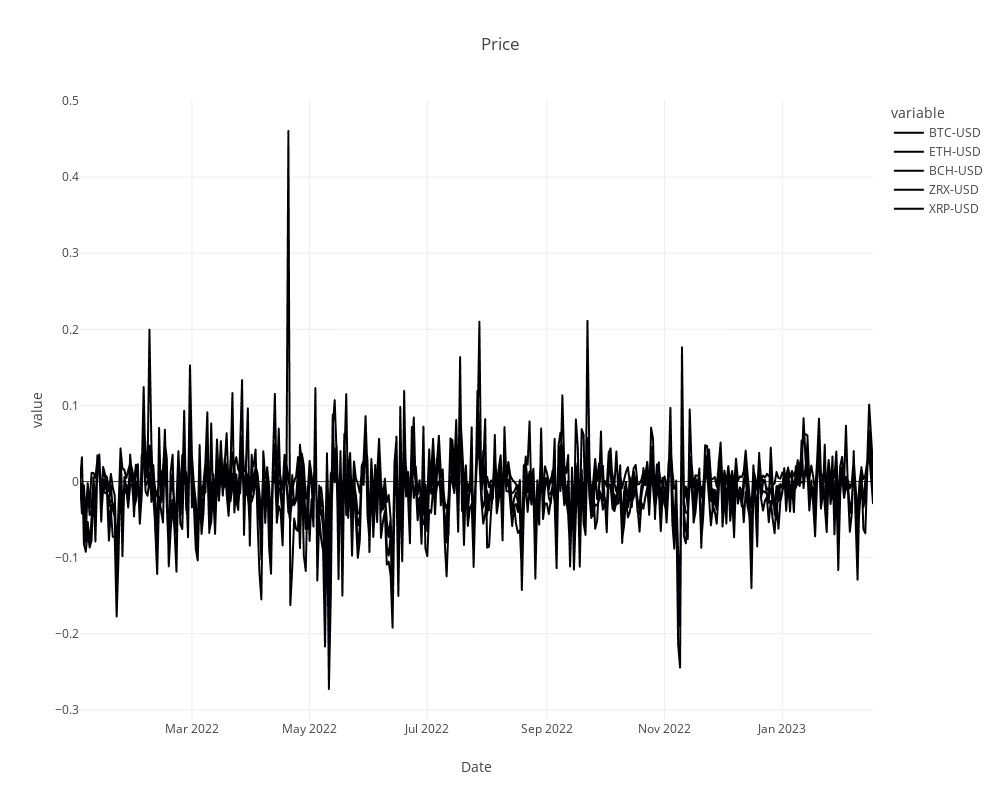

The code cell stored with this chart in its notebook:
### Code cell
import plotly.express as px

# make aa plotly line chart with two lines

fig = px.line(comb, x=comb.index, y=[
              'BTC-USD', 'ETH-USD', 'BCH-USD', 'ZRX-USD', 'XRP-USD'], title='Price')
# make fig higher and more narrow
fig.update_layout(height=800, width=1000)
# thicker lines
fig.update_traces(line=dict(width=2))

fig.show()

### Figure 1 — Plotly figure (JSON) as saved in the notebook; plotly's stock layout.template omitted (floating-point values rounded to 4 significant figures; data arrays with more than 128 entries replaced by an {"elided": "..."} marker saying what was removed)
{"data": [{"hovertemplate": "variable=BTC-USD<br>Date=%{x}<br>value=%{y}<extra></extra>", "legendgroup": "BTC-USD", "line": {"color": "#000001", "dash": "solid", "width": 2}, "marker": {"symbol": "circle"}, "mode": "lines", "name": "BTC-USD", "showlegend": true, "type": "scattergl", "x": {"elided": "411 str values"}, "xaxis": "x", "y": {"elided": "411 float values"}, "yaxis": "y"}, {"hovertemplate": "variable=ETH-USD<br>Date=%{x}<br>value=%{y}<extra></extra>", "legendgroup": "ETH-USD", "line": {"color": "#000002", "dash": "solid", "width": 2}, "marker": {"symbol": "circle"}, "mode": "lines", "name": "ETH-USD", "showlegend": true, "type": "scattergl", "x": {"elided": "411 str values"}, "xaxis": "x", "y": {"elided": "411 float values"}, "yaxis": "y"}, {"hovertemplate": "variable=BCH-USD<br>Date=%{x}<br>value=%{y}<extra></extra>", "legendgroup": "BCH-USD", "line": {"color": "#000003", "dash": "solid", "width": 2}, "marker": {"symbol": "circle"}, "mode": "lines", "name": "BCH-USD", "showlegend": true, "type": "scattergl", "x": {"elided": "411 str values"}, "xaxis": "x", "y": {"elided": "411 float values"}, "yaxis": "y"}, {"hovertemplate": "variable=ZRX-USD<br>Date=%{x}<br>value=%{y}<extra></extra>", "legendgroup": "ZRX-USD", "line": {"color": "#000004", "dash": "solid", "width": 2}, "marker": {"symbol": "circle"}, "mode": "lines", "name": "ZRX-USD", "showlegend": true, "type": "scattergl", "x": {"elided": "411 str values"}, "xaxis": "x", "y": {"elided": "411 float values"}, "yaxis": "y"}, {"hovertemplate": "variable=XRP-USD<br>Date=%{x}<br>value=%{y}<extra></extra>", "legendgroup": "XRP-USD", "line": {"color": "#000005", "dash": "solid", "width": 2}, "marker": {"symbol": "circle"}, "mode": "lines", "name": "XRP-USD", "showlegend": true, "type": "scattergl", "x": {"elided": "411 str values"}, "xaxis": "x", "y": {"elided": "411 float values"}, "yaxis": "y"}], "layout": {"height": 800, "legend": {"title": {"text": "variable"}, "tracegroupgap": 0}, "title": {"text": "Price"}, "width": 1000, "xaxis": {"anchor": "y", "domain": [0, 1], "title": {"text": "Date"}}, "yaxis": {"anchor": "x", "domain": [0, 1], "title": {"text": "value"}}}}
